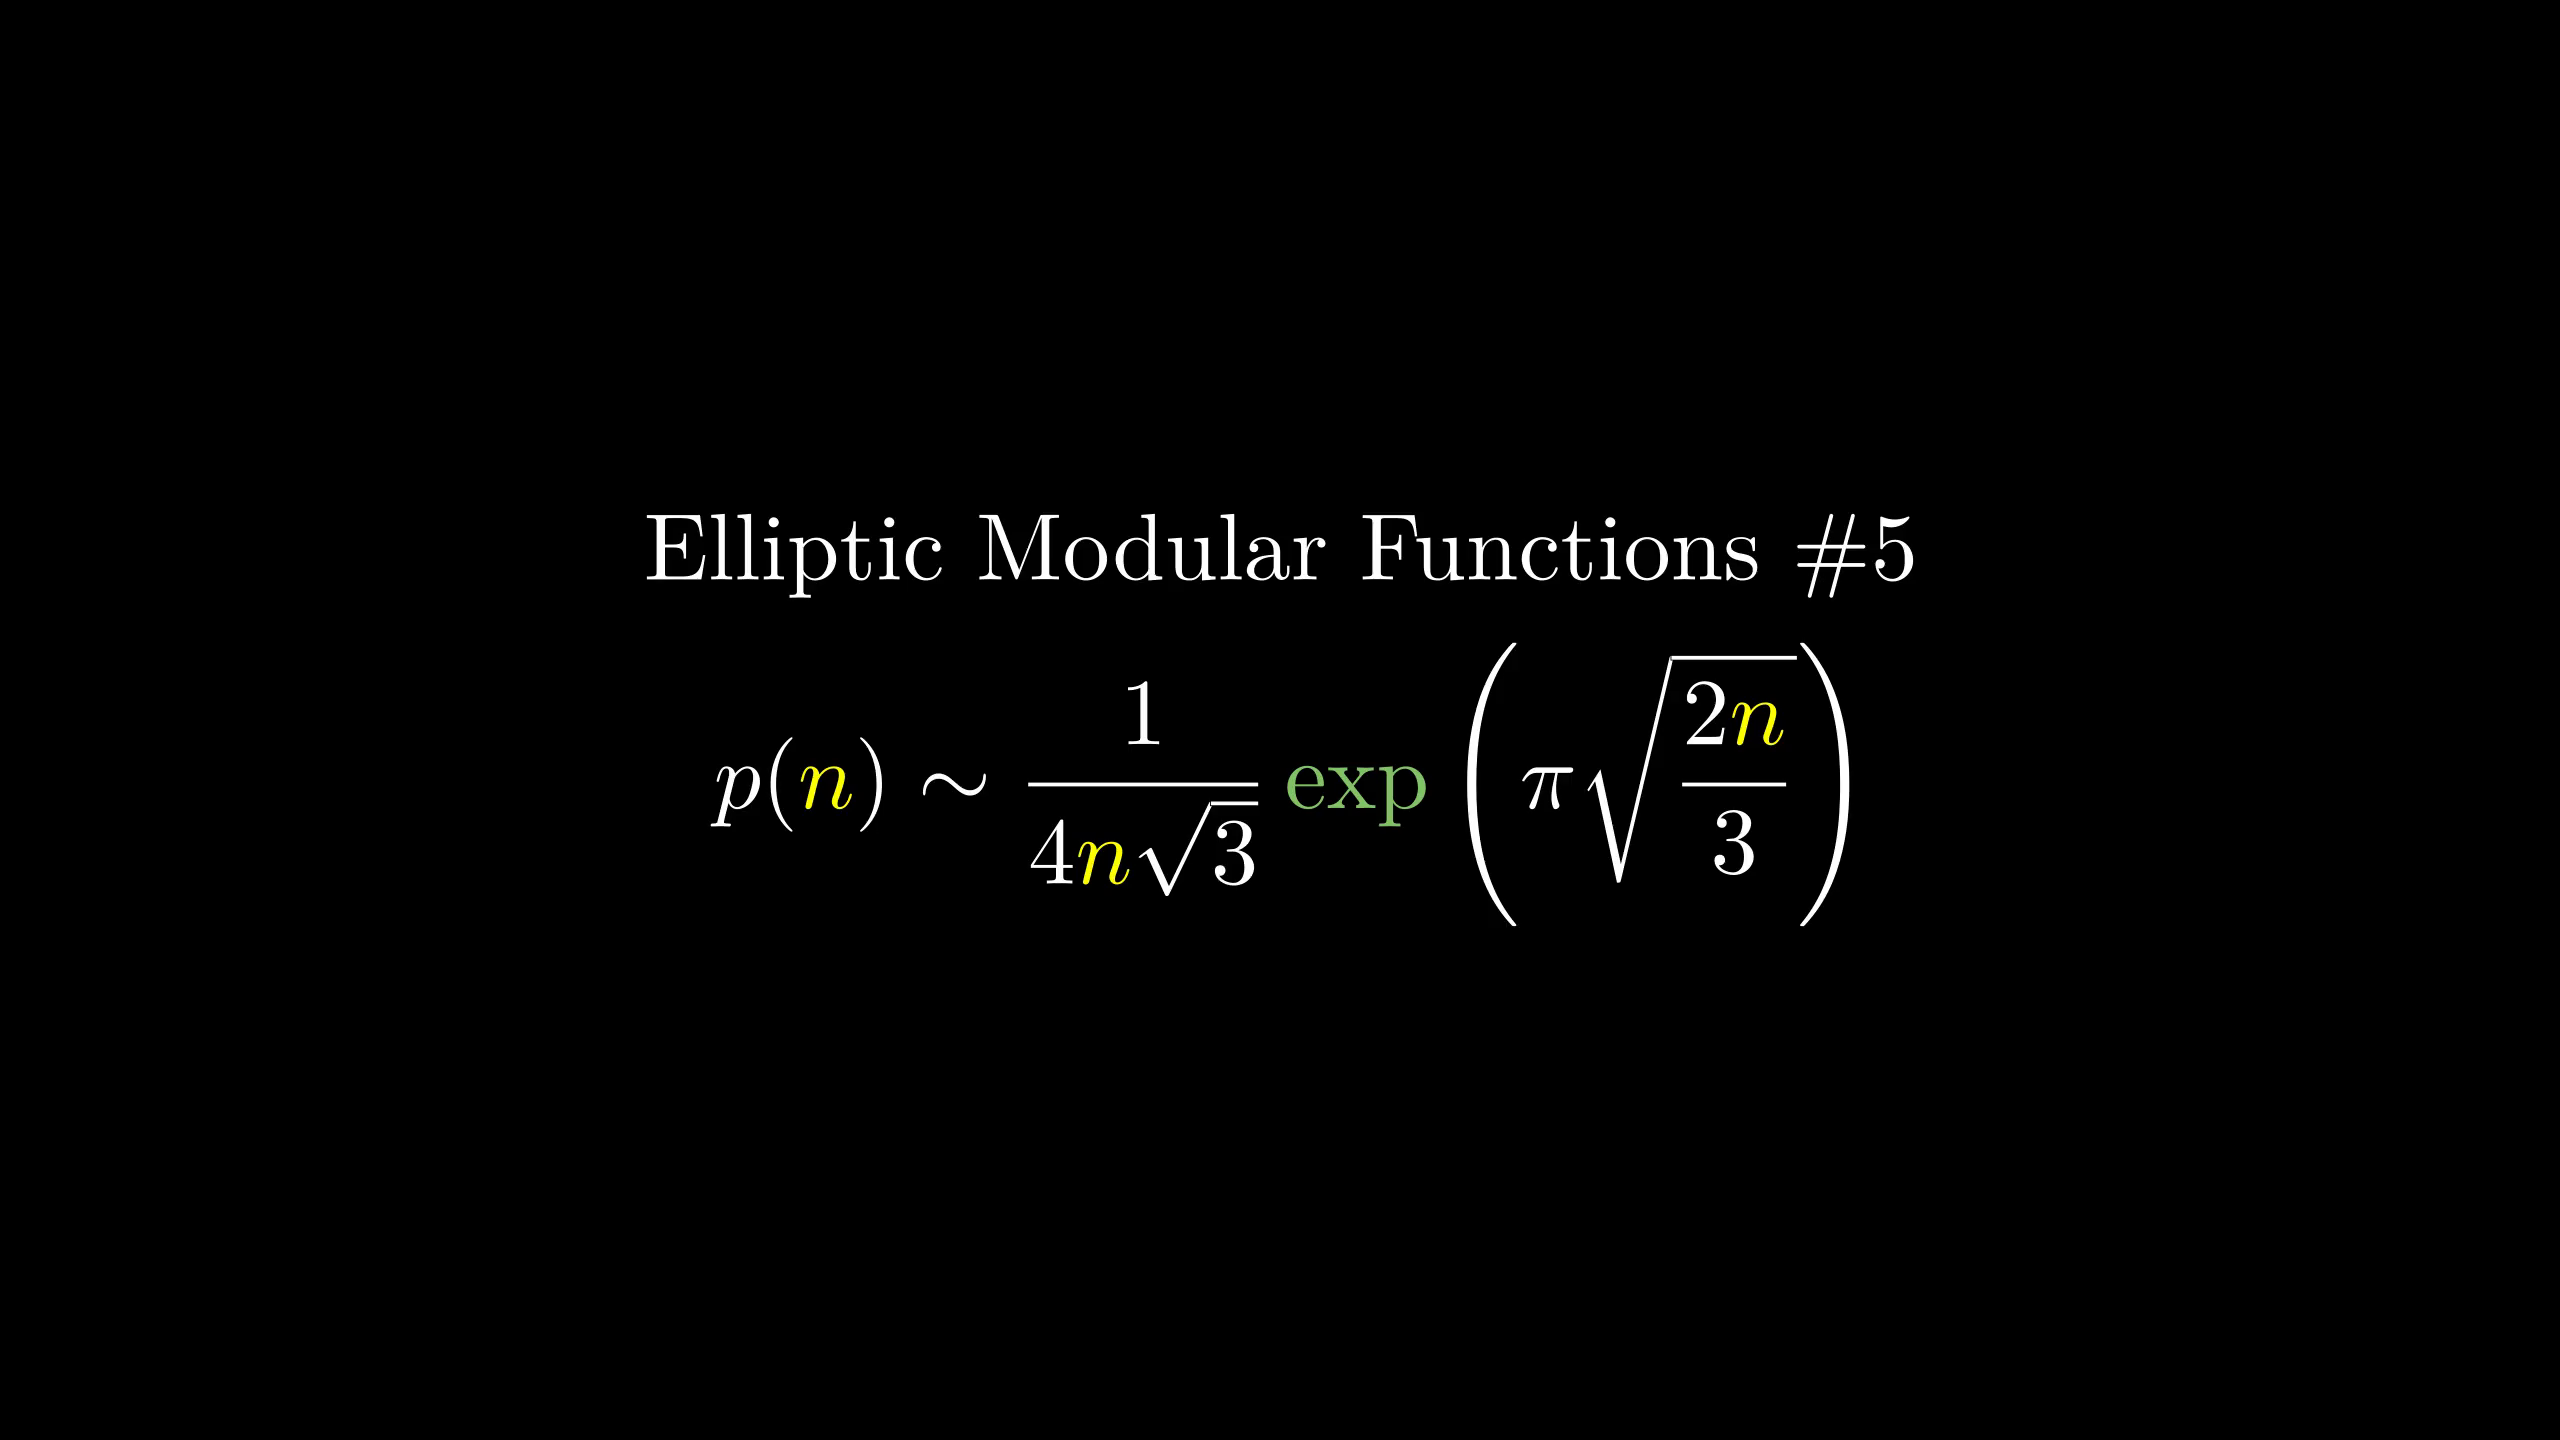

Generate this figure with Python:
from manimlib.imports import *

class FooScene(Scene):
    def construct(self):
        tit=TextMobject(r"Elliptic Modular Functions \#5")
        cmap={
            r"\exp":GREEN,
            "{n}":YELLOW,
        }
        eqn=TexMobject(r"p({n})\sim{1\over4{n}\sqrt3}\exp\left(\pi\sqrt{2{n}\over3}\right)",tex_to_color_map=cmap)
        self.add(VGroup(tit,eqn).arrange(DOWN))
        self.wait()
